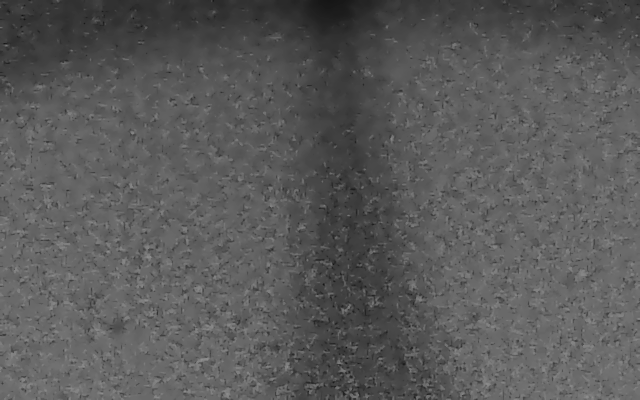
#> input picture 2026-05-20/18.png, 640 x 400 px
$ python 'Onze code.py'
#> lines starting #> are read from the running program, lines starting #| are printed output that depends on the picture
import cv2
import matplotlib.pyplot as plt
import numpy as np
from numpy.fft import fft2, fftshift, ifft2


def wiener_deconvolution(blurred_img, kernel, K=0.01):
    # 1. Ensure the kernel is the same size as the image by padding with zeros
    # This aligns the frequency domains
    # dummy = np.zeros_like(blurred_img)
    # kh, kw = kernel.shape
    # dummy[:kh, :kw] = kernel

    # 2. Transform image and PSF to frequency domain
    G = fft2(blurred_img)
    H = fft2(kernel)
    H = H / np.max(H)

    # 3. Apply the Wiener Formula:
    # W = conj(H) / (|H|^2 + K)
    # Result = G * W
    H_conj = np.conj(H)
    H_sq_mag = np.abs(H) ** 2

    W = H_conj / (H_sq_mag + K)
    F_hat = G * W

    # 4. Transform back to spatial domain
    deconvolved = np.fft.fftshift(np.real(ifft2(F_hat)))

    # 5. Shift the result to fix the zero-padding offset
    return deconvolved


# --- Usage Example ---
# Load image as grayscale float
img = cv2.imread("18.png")[:, :, 1] / 255.0
#> img: shape (400, 640) float64; min 0.0627, max 0.565, mean 0.351

# Define a simple 5x5 blur kernel (Point Spread Function)
psf = cv2.imread("H5.png")[:, :, 1] / 255.0
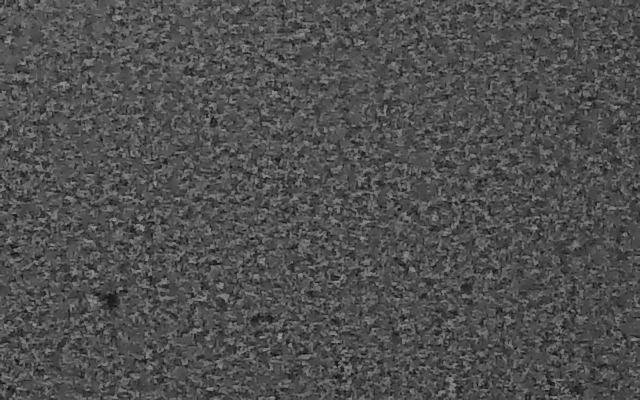
#> input picture 2026-05-20/H5.png, 640 x 400 px
#> psf: shape (400, 640) float64; min 0.0314, max 0.635, mean 0.312

# Deconvolve with K (adjust K based on noise levels)
result = wiener_deconvolution(img, psf, K=10**10)
#> in wiener_deconvolution, `deconvolved = np.fft.fftshift(np.real(ifft2(F_hat)))`:
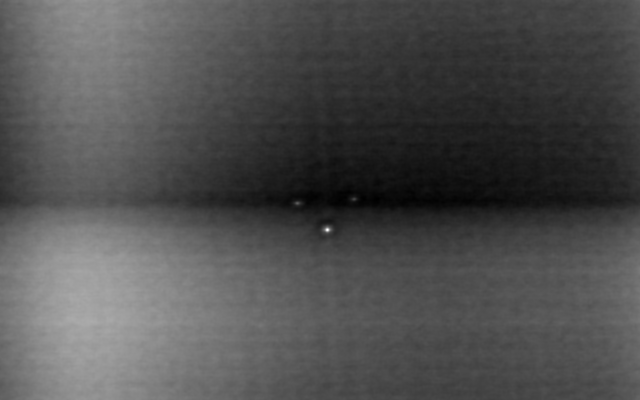
#> deconvolved: shape (400, 640) float64; min 3.5e-11, max 3.55e-11, mean 3.51e-11; drawn with min black and max white

# Clip values to [0, 1] for display
result = np.clip(result, 0, 1)

plt.imshow(result, cmap="gray")
plt.axis("off")
plt.show()
